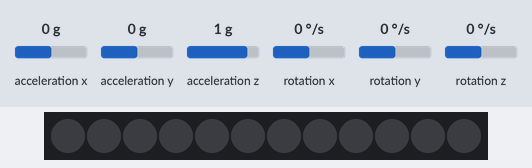
The sketch below on a simulated Arduino Uno, built with avr-gcc and run on an emulated ATmega328P. Parts: 12 RGB LEDs in strip order, left to right. The inputs (shaded band) are chosen by the test bench; at power-on: rotation z 0 °/s, acceleration x 0 g, acceleration y 0 g, acceleration z 1 g, rotation x 0 °/s, rotation y 0 °/s. Dim RGB values are drawn brighter than linear.

Above: at 2.0 s.
2.1 s: rotation z set to -192 °/s
At 3.8 s:
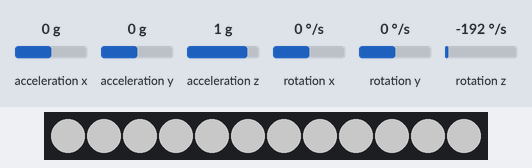
4.1 s: rotation z set to 192 °/s
At 6.9 s:
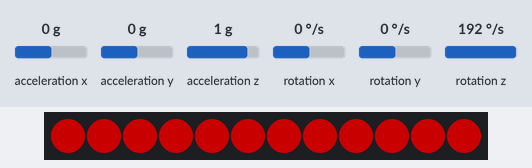
7.1 s: rotation z set to -100 °/s
At 8.4 s:
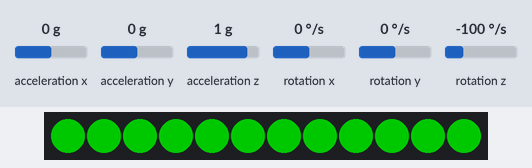
10.1 s: rotation z set to 100 °/s
At 10.8 s:
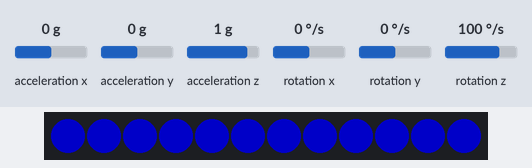
Timing chart, 0 to 13.1 s (numbered marks = the images above; inputs shaded):
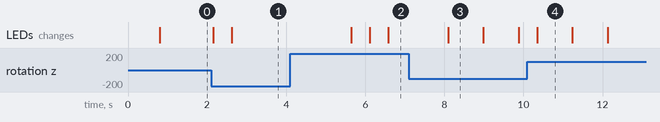

The sketch:

GyroTest.ino
```cpp
#include <Arduino.h>
#include <Wire.h>
#include <SoftwareSerial.h>
#include <MeAuriga.h>

MeGyro gyro_0(0, 0x69);

MeRGBLed rgbled_0(0, 12);


void setup(){
    gyro_0.begin();
    rgbled_0.setpin(44);
    rgbled_0.setColor(0,0,0,0);
    rgbled_0.show();
}

void loop(){
  gyro_0.update();
  int angle = gyro_0.getAngle(3);
  if(angle > 0 && angle < 90){
    rgbled_0.setColor(0,0,100,0);
    rgbled_0.show();
  }if(angle > 90 && angle < 180) {
    rgbled_0.setColor(0,100,0,0);
    rgbled_0.show();
  }if(angle < 0 && angle > -90) {
    rgbled_0.setColor(0,0,0,100);
    rgbled_0.show();
  }if(angle < -90 && angle > -180) {
    rgbled_0.setColor(0,100,100,100);
    rgbled_0.show();
  }
  delay(50);
}
```

Measured:
- after the input at 2.1 s, the LEDs: first change after 0.05 s (image 1 shows a later state)
- after the input at 4.1 s, the LEDs: first change after 1.5 s (image 2 shows a later state)
- after the input at 7.1 s, the LEDs: change after 1.0 s (image 3)
- after the input at 10.1 s, the LEDs: change after 0.25 s (image 4)
- what the display in image 3 shows lasts 0.9 s, from 8.1 s to 9.0 s
